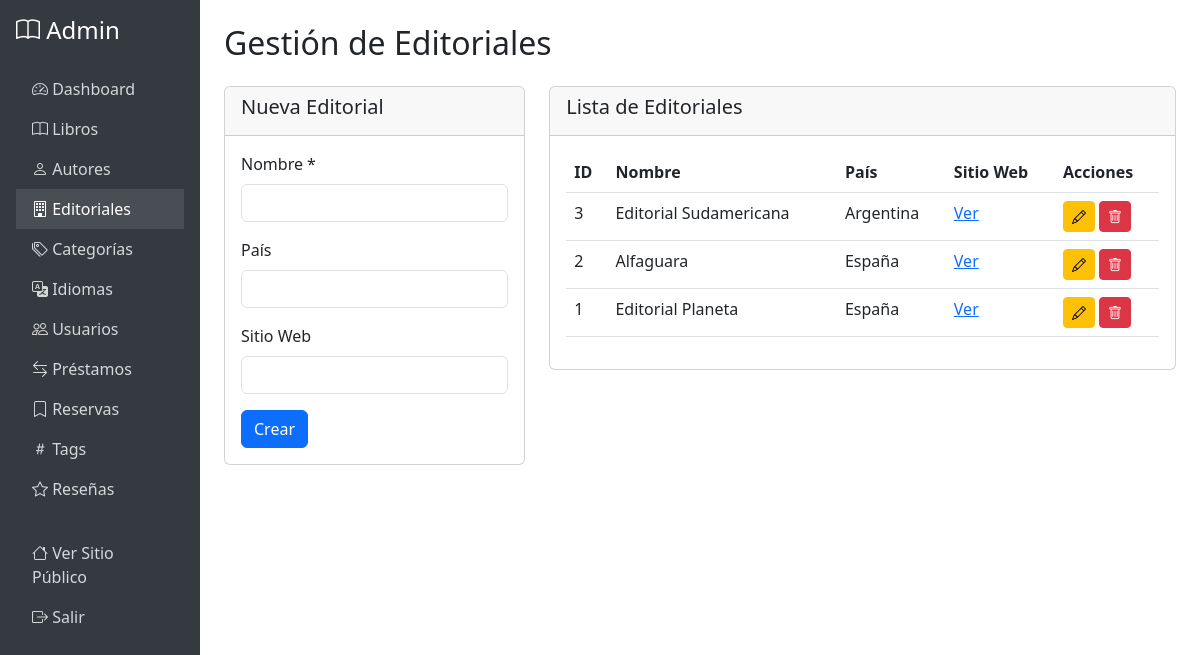
Page /admin/editoriales.php (signed in) on the committed database.
### tables this page shows
CREATE TABLE IF NOT EXISTS editoriales (
    id INT PRIMARY KEY AUTO_INCREMENT,
    nombre VARCHAR(255) NOT NULL,
    pais VARCHAR(100),
    sitio_web VARCHAR(255),
    created_at TIMESTAMP DEFAULT CURRENT_TIMESTAMP,
    updated_at TIMESTAMP DEFAULT CURRENT_TIMESTAMP ON UPDATE CURRENT_TIMESTAMP,
    INDEX idx_nombre (nombre)
);

### config/database.php (called while the page is built, shortened)
<?php
class Database {
    private static $instance = null;
    private $connection;
    private $host = 'localhost';
    private $dbname = 'biblio';
    private $username = 'root';
    private $password = 'root';
    private $charset = 'utf8mb4';
    private function __construct() {
        try {
            $dsn = "mysql:host={$this->host};dbname={$this->dbname};charset={$this->charset}";
            $options = [
                PDO::ATTR_ERRMODE => PDO::ERRMODE_EXCEPTION,
                PDO::ATTR_DEFAULT_FETCH_MODE => PDO::FETCH_ASSOC,
                PDO::ATTR_EMULATE_PREPARES => false,
            ];
            $this->connection = new PDO($dsn, $this->username, $this->password, $options);
            $this->connection->exec("SET NAMES 'utf8mb4' COLLATE 'utf8mb4_unicode_ci'");
            $this->connection->exec("SET CHARACTER SET utf8mb4");
        } catch (PDOException $e) {
            die("Error de conexión: " . $e->getMessage());
        }
    }
    public static function getInstance() {
        if (self::$instance === null) {
            self::$instance = new self();
        }
        return self::$instance;
    }
    public function getConnection() {
        return $this->connection;
    }
}

### models/Model.php (called while the page is built, shortened)
<?php
require_once __DIR__ . '/../config/database.php';
class Model {
    protected $db;
    protected $table;
    public function __construct($table) {
        $this->db = Database::getInstance()->getConnection();
        $this->table = $table;
    }
    protected function hasDeletedAtColumn() {
        try {
            $stmt = $this->db->query("SHOW COLUMNS FROM {$this->table} LIKE 'deleted_at'");
            $this->hasDeletedAt = $stmt->rowCount() > 0;
            return $this->hasDeletedAt;
        } catch (Exception $e) {
            $this->hasDeletedAt = false;
            return false;
        }
    }
    public function getAll() {
        $whereClause = $this->hasDeletedAtColumn() ? "WHERE deleted_at IS NULL" : "";
        $stmt = $this->db->query("SELECT * FROM {$this->table} {$whereClause} ORDER BY id DESC");
        return $stmt->fetchAll();
    }
}

### admin/editoriales.php (the view, shortened to what this page needs)
<?php
require_once '../config/database.php';
require_once '../models/Model.php';
$model = new Model('editoriales');
$editoriales = $model->getAll();
$editing = null;
?>
<!DOCTYPE html>
<html lang="es">
<head>
    <link href="https://cdn.jsdelivr.net/npm/bootstrap@5.3.0/dist/css/bootstrap.min.css" rel="stylesheet">
    <link rel="stylesheet" href="https://cdn.jsdelivr.net/npm/bootstrap-icons@1.11.0/font/bootstrap-icons.css">
</head>
<body>
    <?php include 'includes/header.php'; ?>
    <main class="col-md-9 col-lg-10 ms-sm-auto px-md-4 py-4">
        <h1 class="h2 mb-4">Gestión de Editoriales</h1>
        <div class="row">
            <div class="col-md-4">
                <div class="card">
                    <div class="card-header">
                        <h5><?php echo $editing ? 'Editar' : 'Nueva'; ?> Editorial</h5>
                    </div>
                    <div class="card-body">
                        <form method="POST">
                            <div class="mb-3">
                                <label class="form-label">Nombre *</label>
                                <input type="text" class="form-control" name="nombre" value="<?php echo $editing ? htmlspecialchars($editing['nombre']) : ''; ?>" required>
                            </div>
                            <div class="mb-3">
                                <label class="form-label">País</label>
                                <input type="text" class="form-control" name="pais" value="<?php echo $editing ? htmlspecialchars($editing['pais'] ?? '') : ''; ?>">
                            </div>
                            <div class="mb-3">
                                <label class="form-label">Sitio Web</label>
                                <input type="url" class="form-control" name="sitio_web" value="<?php echo $editing ? htmlspecialchars($editing['sitio_web'] ?? '') : ''; ?>">
                            </div>
                            <button type="submit" name="<?php echo $editing ? 'update' : 'create'; ?>" class="btn btn-primary">
                                <?php echo $editing ? 'Actualizar' : 'Crear'; ?>
                            </button>
                        </form>
                    </div>
                </div>
            </div>
            <div class="col-md-8">
                <div class="card">
                    <div class="card-header">
                        <h5>Lista de Editoriales</h5>
                    </div>
                    <div class="card-body">
                        <div class="table-responsive">
                            <table class="table table-hover">
                                <thead>
                                    <tr>
                                        <th>ID</th>
                                        <th>Nombre</th>
                                        <th>País</th>
                                        <th>Sitio Web</th>
                                        <th>Acciones</th>
                                    </tr>
                                </thead>
                                <tbody>
                                    <?php foreach ($editoriales as $editorial): ?>
                                        <tr>
                                            <td><?php echo $editorial['id']; ?></td>
                                            <td><?php echo htmlspecialchars($editorial['nombre']); ?></td>
                                            <td><?php echo htmlspecialchars($editorial['pais'] ?? '-'); ?></td>
                                            <td><?php echo $editorial['sitio_web'] ? '<a href="' . htmlspecialchars($editorial['sitio_web']) . '" target="_blank">Ver</a>' : '-'; ?></td>
                                            <td>
                                                <a href="?edit=<?php echo $editorial['id']; ?>" class="btn btn-sm btn-warning">
                                                    <i class="bi bi-pencil"></i>
                                                </a>
                                                <form method="POST" style="display:inline;" onsubmit="return confirm('¿Eliminar esta editorial?');">
                                                    <button type="submit" name="delete" class="btn btn-sm btn-danger">
                                                        <i class="bi bi-trash"></i>
                                                    </button>
                                                </form>
                                            </td>
                                        </tr>
                                    <?php endforeach; ?>
                                </tbody>
                            </table>
                        </div>
                    </div>
                </div>
            </div>
        </div>
    </main>
    <?php include 'includes/footer.php'; ?>
</body>
</html>

### rows in the picture
editoriales: id "3", nombre "Editorial Sudamericana", pais "Argentina"
editoriales: id "2", nombre "Alfaguara", pais "España"
editoriales: id "1", nombre "Editorial Planeta", pais "España"
